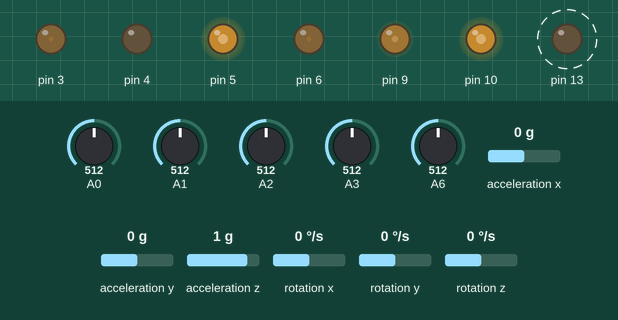
Recording of a sketch running on a simulated Arduino Uno, built with avr-gcc and run on an emulated ATmega328P. Shown: output pins drawn as LEDs (lit = HIGH). Wiring (inferred from the names in the program): MPU-6050 motion sensor at I2C address 0x68. Dashed ring = blinking. Inputs (shaded band) come from the test bench; at power-on: A0 = 512, A3 = 512, A2 = 512, A1 = 512, A6 = 512, acceleration x 0 g, acceleration y 0 g, acceleration z 1 g, rotation x 0 °/s, rotation y 0 °/s, rotation z 0 °/s. What the sketch prints to the serial monitor is not drawn.

Above: at 4.28 s.
4.3 s: A0 set to 409
7.3 s: A0 set to 392
At 7.58 s:
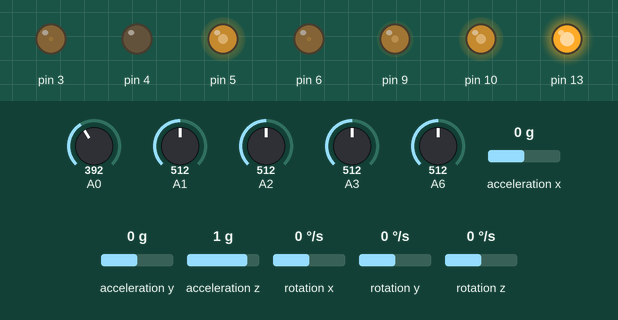
At 7.95 s:
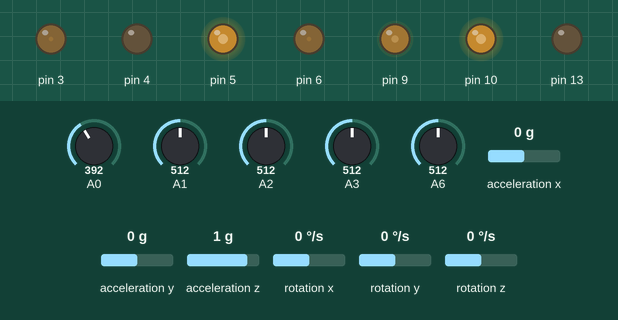
10.3 s: A3 set to 417
13.3 s: A3 set to 386
16.3 s: A2 set to 413
19.3 s: A2 set to 387
Timing chart, 0 to 23.3 s (numbered marks = the images above; inputs shaded):
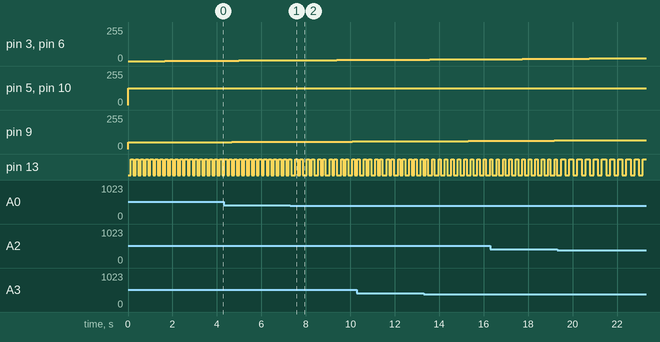

Measured:
- the behaviour switches between 401 and 400 on A0 (found by bisection; images 0 and 1)
- by itself, pin 13: alternates HIGH for 0.11 s and LOW for 0.11 s

The sketch:

ChimeTime_full.ino
```cpp
/*
   ChimeTime 17-OCT-2021
   Full version of Teensy code

   A simple overview of the functionality of the different components can be found in README.md in the Teensy folder in the Git repo.
   Hardware connections can also be found in schematic form in ChimeTime_technical_schematic in the main folder of the repo.

   Hardware connections:

     LED's:
      LED1 R to pin 10, G to pin 9, B to pin 6 (82ohm resistors in series for each R, G and B pins), cathode to GND
      LED2 R to pin 5, G to pin 4, B to pin 3 (82ohm resistors in series for each R, G and B pins), cathode to GND

     Piezo's:
      - Piezo's to GND
      - Piezo's to pin 14, 15, 16, 17, 20 respectively
      - 47k resistor between A0 and GND (or between the Piezo poles, it's physically the same thing)

     MPU6050:
      - 3.3V to VCC
      - GND to GND
      - SCL to pin 19
      - SDA to pin 18
      - 4.7k pickup resistor between 3.3V and SCL
      - 4.7k pickup resistor between 3.3V and SDA

   Software connections:
   Unpack the 3 values from the serial object in MAX. 1st and 3rd integers are address, 2nd integer is the actual value associated to the variable.

     Accelerometer: (values from 0 to 256 with 128 representing 0)
      - acX is received on 0, 255
      - acY is received on 1, 254
      - acZ is received on 2, 253

     Piezos: (values are either 1 or 0 and can be send either as a stream or as triggers (look for instructions to comment/uncomment in code))
      - piezo1 is received on 3, 252
      - piezo2 is received on 4, 251
      - piezo3 is received on 5, 250
      - piezo4 is received on 6, 249
      - piezo5 is received on 7, 248
      - piezoAverage is received on 8, 247 (this is a value between 0 and 100 representing piezo trigger frequency aka 'how much are the pipes being hit or hitting eachother'

      State is received on 9, 246 with the value being either 0 for idle, 1 for light, 2 for medium and 3 for heavy
*/

#include <RGBLed.h>
#include<Wire.h>

RGBLed led1(10, 9, 6, RGBLed::COMMON_CATHODE);
RGBLed led2(5, 4, 3, RGBLed::COMMON_CATHODE);

const int MPU1 = 0x68;
int16_t AcX1, AcY1, AcZ1, Tmp1, GyX1, GyY1, GyZ1;
byte acXout[3] = {0, 0, 255};
byte acYout[3] = {1, 0, 254};
byte acZout[3] = {2, 0, 253};
byte piezo1Out[3] = {3, 0, 252};
byte piezo2Out[3] = {4, 0, 251};
byte piezo3Out[3] = {5, 0, 250};
byte piezo4Out[3] = {6, 0, 249};
byte piezo5Out[3] = {7, 0, 248};
byte piezoAverageOut[3] = {8, 0, 247};
byte stateOut[3] = {9, 0, 246};

unsigned long timeSinceLastChange1;
int lastTriggerValue1 = 0;
unsigned long timeSinceLastChange2;
int lastTriggerValue2 = 0;
unsigned long timeSinceLastChange3;
int lastTriggerValue3 = 0;
unsigned long timeSinceLastChange4;
int lastTriggerValue4 = 0;
unsigned long timeSinceLastChange5;
int lastTriggerValue5 = 0;

const int piezoRetriggerBuffer = 100;

const int piezoActivityWindow = 500;
unsigned long piezoActivityTimer;

int piezoValue1 = 0;
int piezoValue2 = 0;
int piezoValue3 = 0;
int piezoValue4 = 0;
int piezoValue5 = 0;

const int numReadings = 100;
int acXReadings[numReadings];
int acYReadings[numReadings];
int acZReadings[numReadings];
int readIndex = 0;
int acXTotal = 0;
int acXAverage = 0;
int acYTotal = 0;
int acYAverage = 0;
int acZTotal = 0;
int acZAverage = 0;

const int piezoNumReadings = 20;
int piezoReadings[piezoNumReadings];
int piezoReadIndex = 0;
float piezoTotal = 0.0f;
float piezoAverage = 0.0f;
const int zeroAddTimer = 500;
unsigned long lastZero;

float r1 = 0;
float r2 = 0;
int targetR1 = 0;
int targetR2 = 0;
float g1 = 0;
float g2 = 0;
int targetG1 = 0;
int targetG2 = 0;
float b1 = 0;
float b2 = 0;
int targetB1 = 0;
int targetB2 = 0;

float additionR1 = 0;
float additionR2 = 0;
float additionG1 = 0;
float additionG2 = 0;
float additionB1 = 0;
float additionB2 = 0;

int state = 0;
const int slowFactor = 10;

void setup() {
  Serial.begin(9600);//enable serial monitor
  for (int thisReading = 0; thisReading < numReadings; thisReading++) {
    acXReadings[thisReading] = 0;
  }
  Wire.begin();
  Wire.beginTransmission(MPU1);
  Wire.write(0x6B);// PWR_MGMT_1 register
  Wire.write(0); // set to zero (wakes up the MPU-6050)
  Wire.endTransmission(true);
  pinMode(13, OUTPUT);

  timeSinceLastChange1 = millis();
  timeSinceLastChange2 = millis();
  timeSinceLastChange3 = millis();
  timeSinceLastChange4 = millis();
  timeSinceLastChange5 = millis();
  piezoActivityTimer = millis();
  lastZero = millis();
}

void loop() {
  GetMpuValue1(MPU1);
  SmoothMPU();
  //PrintMPU();

  piezoValue1 = analogRead(14);
  piezoValue2 = analogRead(15);
  piezoValue3 = analogRead(16);
  piezoValue4 = analogRead(17);
  piezoValue5 = analogRead(20);

  ProcessPiezos();
  PrintPiezos();

  StateMachine();
  UpdateLeds();
  /*
    In case of piezo data streaming in stead of sending single 1/0 triggers, use/uncomment these:
    Serial.write(piezo1Out, 3);
    Serial.write(piezo2Out, 3);
    Serial.write(piezo3Out, 3);
    Serial.write(piezo4Out, 3);
    Serial.write(piezo5Out, 3);
  */
}

void GetMpuValue1(const int MPU) {
  Wire.beginTransmission(MPU);
  Wire.write(0x3B); // starting with register 0x3B (ACCEL_XOUT_H)
  Wire.endTransmission(false);
  Wire.requestFrom(MPU, 14, true); // request a total of 14 registers
  AcX1 = Wire.read() << 8 | Wire.read(); // 0x3B (ACCEL_XOUT_H) & 0x3C (ACCEL_XOUT_L)
  AcY1 = Wire.read() << 8 |  Wire.read(); // 0x3D (ACCEL_YOUT_H) & 0x3E (ACCEL_YOUT_L)
  AcZ1 = Wire.read() << 8 | Wire.read(); // 0x3F (ACCEL_ZOUT_H) & 0x40 (ACCEL_ZOUT_L)
  Tmp1 = Wire.read() << 8 | Wire.read(); // 0x41 (TEMP_OUT_H) & 0x42 (TEMP_OUT_L)
  GyX1 = Wire.read() << 8 | Wire.read(); // 0x43 (GYRO_XOUT_H) & 0x44 (GYRO_XOUT_L)
  GyY1 = Wire.read() << 8 | Wire.read(); // 0x45 (GYRO_YOUT_H) & 0x46 (GYRO_YOUT_L)
  GyZ1 = Wire.read() << 8 | Wire.read(); // 0x47 (GYRO_ZOUT_H) & 0x48 (GYRO_ZOUT_L)
}

void PrintMPU() {
  Serial.print("  ");
  Serial.print("|||");
  Serial.print("AcX = ");
  Serial.print(AcX1);
  Serial.print(" | AcY = ");
  Serial.print(AcY1);
  Serial.print(" | AcZ = ");
  Serial.print(AcZ1);
  Serial.print(" | GyX = ");
  Serial.print(GyX1);
  Serial.print(" | GyY = ");
  Serial.print(GyY1);
  Serial.print(" | GyZ = ");
  Serial.println(GyZ1);
}

void SmoothMPU() {
  acXTotal = acXTotal - acXReadings[readIndex];
  acYTotal = acYTotal - acYReadings[readIndex];
  acZTotal = acZTotal - acZReadings[readIndex];

  acXReadings[readIndex] = AcX1;
  acYReadings[readIndex] = AcY1;
  acZReadings[readIndex] = AcZ1;

  acXTotal = acXTotal + acXReadings[readIndex];
  acYTotal = acYTotal + acYReadings[readIndex];
  acZTotal = acZTotal + acZReadings[readIndex];

  readIndex = readIndex + 1;

  if (readIndex >= numReadings) {
    readIndex = 0;
  }
  acXAverage = acXTotal / numReadings;
  acYAverage = acYTotal / numReadings;
  acZAverage = acZTotal / numReadings;

  acXout[1] = map((acXAverage / 16384.0 * 128), -128, 128, 0, 255);
  acYout[1] = map((acYAverage / 16384.0 * 128), -128, 128, 0, 255);
  acZout[1] = map((acZAverage / 16384.0 * 128), -128, 128, 0, 255);
  Serial.write(acXout, 3);
  Serial.write(acYout, 3);
  Serial.write(acZout, 3);
}

void ProcessPiezos() {
  // In case of piezo data streaming in stead of sending single 1/0 triggers, uncomment all Serial.write in this fucntion
  if (millis() - lastZero > zeroAddTimer) {
    AveragePiezo(0);
    lastZero = millis();
  }

  if (piezoValue1 > 400 && lastTriggerValue1 == 0 && millis() - timeSinceLastChange1 > piezoRetriggerBuffer) {
    timeSinceLastChange1 = millis();
    lastTriggerValue1 = 1;
    piezo1Out[1] = 1;
    AveragePiezo(1);
    Serial.write(piezo1Out, 3);
    digitalWrite(13, HIGH);
  } else if (lastTriggerValue1 == 1 && millis() - timeSinceLastChange1 > piezoRetriggerBuffer) {
    timeSinceLastChange1 = millis();
    lastTriggerValue1 = 0;
    piezo1Out[1] = 0;
    Serial.write(piezo1Out, 3);
    digitalWrite(13, LOW);
  }
  if (piezoValue2 > 400 && lastTriggerValue2 == 0 && millis() - timeSinceLastChange2 > piezoRetriggerBuffer) {
    timeSinceLastChange2 = millis();
    lastTriggerValue2 = 1;
    piezo2Out[1] = 1;
    AveragePiezo(1);
    Serial.write(piezo2Out, 3);
    digitalWrite(13, HIGH);
  } else if (lastTriggerValue2 == 1 && millis() - timeSinceLastChange2 > piezoRetriggerBuffer) {
    timeSinceLastChange2 = millis();
    lastTriggerValue2 = 0;
    piezo2Out[1] = 0;
    Serial.write(piezo2Out, 3);
    digitalWrite(13, LOW);
  }

  if (piezoValue3 > 400 && lastTriggerValue3 == 0 && millis() - timeSinceLastChange3 > piezoRetriggerBuffer) {
    timeSinceLastChange3 = millis();
    lastTriggerValue3 = 1;
    piezo3Out[1] = 1;
    AveragePiezo(1);
    Serial.write(piezo3Out, 3);
    digitalWrite(13, HIGH);
  } else if (lastTriggerValue3 == 1 && millis() - timeSinceLastChange3 > piezoRetriggerBuffer) {
    timeSinceLastChange3 = millis();
    lastTriggerValue3 = 0;
    piezo3Out[1] = 0;
    Serial.write(piezo3Out, 3);
    digitalWrite(13, LOW);
  }

  if (piezoValue4 > 400 && lastTriggerValue4 == 0 && millis() - timeSinceLastChange4 > piezoRetriggerBuffer) {
    timeSinceLastChange4 = millis();
    lastTriggerValue4 = 1;
    piezo4Out[1] = 1;
    AveragePiezo(1);
    Serial.write(piezo4Out, 3);
    digitalWrite(13, HIGH);
  } else if (lastTriggerValue4 == 1 && millis() - timeSinceLastChange4 > piezoRetriggerBuffer) {
    timeSinceLastChange4 = millis();
    lastTriggerValue4 = 0;
    piezo4Out[1] = 0;
    Serial.write(piezo4Out, 3);
    digitalWrite(13, LOW);
  }

  if (piezoValue5 > 400 && lastTriggerValue5 == 0 && millis() - timeSinceLastChange5 > piezoRetriggerBuffer) {
    timeSinceLastChange5 = millis();
    lastTriggerValue5 = 1;
    piezo5Out[1] = 1;
    AveragePiezo(1);
    Serial.write(piezo5Out, 3);
    digitalWrite(13, HIGH);
  } else if (lastTriggerValue5 == 1 && millis() - timeSinceLastChange5 > piezoRetriggerBuffer) {
    timeSinceLastChange5 = millis();
    lastTriggerValue5 = 0;
    piezo5Out[1] = 0;
    Serial.write(piezo5Out, 3);
    digitalWrite(13, LOW);
  }
}

void AveragePiezo(int piezoData) {
  piezoTotal = piezoTotal - piezoReadings[piezoReadIndex];
  piezoReadings[piezoReadIndex] = piezoData;
  piezoTotal = piezoTotal + piezoReadings[piezoReadIndex];
  piezoReadIndex = piezoReadIndex + 1;
  if (piezoReadIndex >= piezoNumReadings) {
    piezoReadIndex = 0;
  }
  piezoAverage = piezoTotal / piezoNumReadings;
  piezoAverageOut[1] = piezoAverage * 100;
  Serial.write(piezoAverageOut, 3);
}

void PrintPiezos() {
  Serial.print("Value1: ");
  Serial.print(piezoValue1);
  Serial.print('\t');
  Serial.print("Value2: ");
  Serial.print(piezoValue2);
  Serial.print('\t');
  Serial.print("Value3: ");
  Serial.print(piezoValue3);
  Serial.print('\t');
  Serial.print("Value4: ");
  Serial.print(piezoValue4);
  Serial.print('\t');
  Serial.print("Value5: ");
  Serial.print(piezoValue5);
  Serial.print('\t');
  Serial.print("Average: ");
  Serial.print(piezoAverage);
  Serial.print('\n');
}

void StateMachine() {
  if (millis() - piezoActivityTimer > piezoActivityWindow) {
    piezoActivityTimer = millis();
    if (0 < piezoAverage && piezoAverage <= 0.20) {
      //light state
      state = 1;
      stateOut[1] = state;
      Serial.write(stateOut, 3);
      targetR1 = 255;
      additionR1 = (targetR1 - r1) / (255 * slowFactor);
      targetG1 = 255;
      additionG1 = (targetG1 - g1) / (255 * slowFactor);
      targetB1 = 0;
      additionB1 = (targetB1 - b1) / (255 * slowFactor);

      targetR2 = 255;
      additionR2 = (targetR2 - r2) / (255 * slowFactor);
      targetG2 = 50;
      additionG2 = (targetG2 - g2) / (255 * slowFactor);
      targetB2 = 255;
      additionB2 = (targetB2 - b2) / (255 * slowFactor);
    }
    if (piezoAverage <= 0) {
      //idle state
      state = 0;
      stateOut[1] = state;
      Serial.write(stateOut, 3);
      targetR1 = 255;
      additionR1 = (targetR1 - r1) / (255 * slowFactor);
      targetG1 = 255;
      additionG1 = (targetG1 - g1) / (255 * slowFactor);
      targetB1 = 0;
      additionB1 = (targetB1 - b1) / (255 * slowFactor);

      targetR2 = 255;
      additionR2 = (targetR2 - r2) / (255 * slowFactor);
      targetG2 = 255;
      additionG2 = (targetG2 - g2) / (255 * slowFactor);
      targetB2 = 0;
      additionB2 = (targetB2 - b2) / (255 * slowFactor);
    }
    if (piezoAverage > 0.50) {
      //heave state
      state = 3;
      stateOut[1] = state;
      Serial.write(stateOut, 3);
      targetR1 = 127;
      additionR1 = (targetR1 - r1) / (255 * slowFactor);
      targetG1 = 255;
      additionG1 = (targetG1 - g1) / (255 * slowFactor);
      targetB1 = 255;
      additionB1 = (targetB1 - b1) / (255 * slowFactor);

      targetR2 = 127;
      additionR2 = (targetR2 - r2) / (255 * slowFactor);
      targetG2 = 255;
      additionG2 = (targetG2 - g2) / (255 * slowFactor);
      targetB2 = 255;
      additionB2 = (targetB2 - b2) / (255 * slowFactor);
    }
    if (0.20 < piezoAverage && piezoAverage <= 0.50) {
      //medium state
      state = 2;
      stateOut[1] = state;
      Serial.write(stateOut, 3);
      targetR1 = 127;
      additionR1 = (targetR1 - r1) / (255 * slowFactor);
      targetG1 = 255;
      additionG1 = (targetG1 - g1) / (255 * slowFactor);
      targetB1 = 255;
      additionB1 = (targetB1 - b1) / (255 * slowFactor);

      targetR2 = 127;
      additionR2 = (targetR2 - r2) / (255 * slowFactor);
      targetG2 = 100;
      additionG2 = (targetG2 - g2) / (255 * slowFactor);
      targetB2 = 255;
      additionB2 = (targetB2 - b2) / (255 * slowFactor);
    }
  }
}

void UpdateLeds() {
  if (r1 != targetR1) {
    r1 += additionR1;
  } else if (r1 >= 255) {
    r1 = 255;
  } else if (r1 <= 127) {
    r1 = 127;
  }

  if (g1 != targetG1) {
    g1 += additionG1;
  } else if (g1 >= 255) {
    g1 = 255;
  } else if (g1 <= 50) {
    g1 = 50;
  }

  if (b1 != targetB1) {
    b1 += additionB1;
  } else if (b1 >= 255) {
    b1 = 255;
  } else if (b1 <= 0) {
    b1 = 0;
  }

  if (r2 != targetR2) {
    r2 += additionR2;
  } else if (r2 >= 255) {
    r2 = 255;
  } else if (r2 <= 127) {
    r2 = 127;
  }

  if (g2 != targetG2) {
    g2 += additionG2;
  } else if (g2 >= 255) {
    g2 = 255;
  } else if (g2 <= 50) {
    g2 = 50;
  }

  if (b2 != targetB2) {
    b2 += additionB2;
  } else if (b2 >= 255) {
    b2 = 255;
  } else if (b2 <= 0) {
    b2 = 0;
  }
  led1.setColor(r1, g1, b1);
  led2.setColor(r2, g2, b2);
}
```
